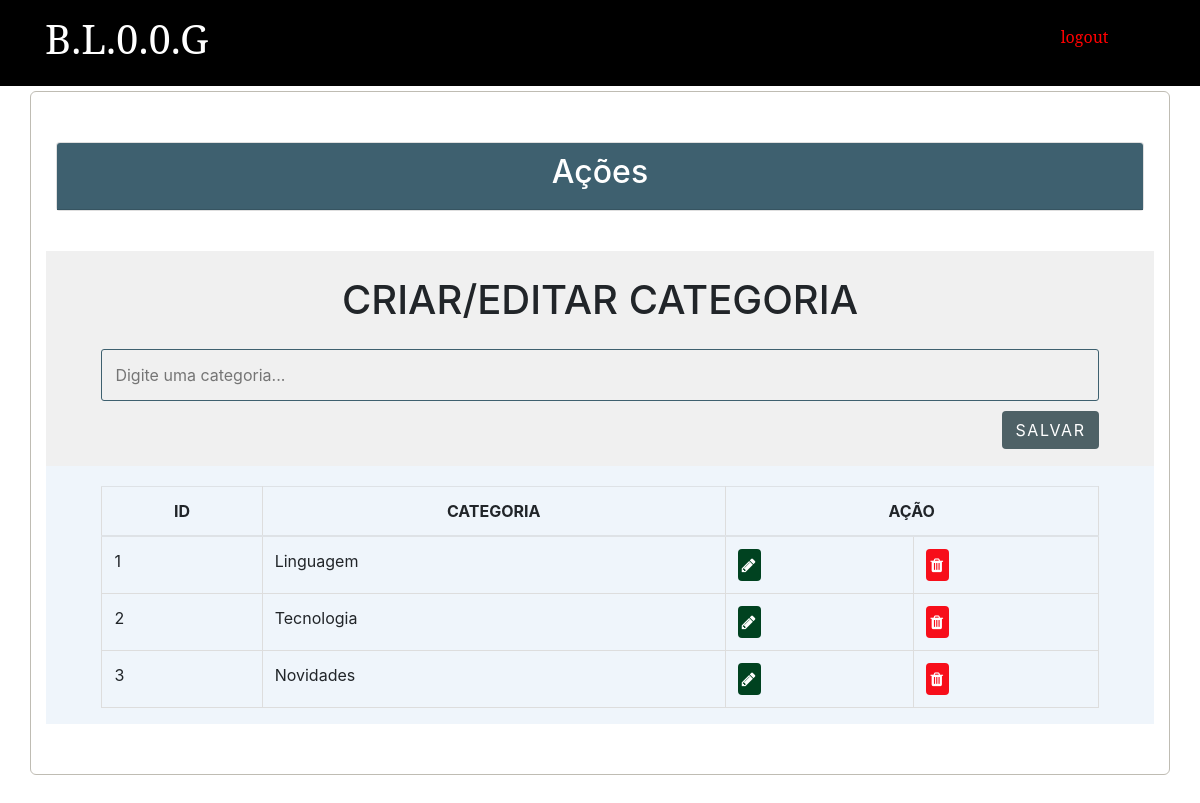
The page /admin/topics.php on the database its author committed.
### tables this page shows
CREATE TABLE `topics` (
  `id` int(11) NOT NULL,
  `name` varchar(255) NOT NULL,
  `slug` varchar(255) NOT NULL
);

### admin/includes/admin_functions.php (called while the page is built, shortened)
<?php
$isEditingTopic = false;
$topic_name = "";
function getAllTopics() {
	global $conn;
	$sql = "SELECT * FROM topics";
	$result = mysqli_query($conn, $sql);
	$topics = mysqli_fetch_all($result, MYSQLI_ASSOC);
	return $topics;
}
?>

### admin/topics.php (the view, shortened to what this page needs)
<?php include('../config.php'); ?>
<?php include(ROOT_PATH . '/admin/includes/admin_functions.php'); ?>
<?php include(ROOT_PATH . '/admin/includes/head_section.php'); ?>
<?php include(ROOT_PATH . '/admin/includes/bootstrap.php'); ?>
<?php $topics = getAllTopics();	?>
</head>
<body>
	<?php include(ROOT_PATH . '/admin/includes/navbar.php') ?>
	<div class="container content">
		<?php include(ROOT_PATH . '/admin/includes/menu.php') ?>
		<div class="action">
			<h1 class="page-title">CRIAR/EDITAR CATEGORIA</h1>
			<form method="post" action="<?php echo BASE_URL . 'admin/topics.php'; ?>" >
				<input type="text" name="topic_name" value="<?php echo $topic_name; ?>" placeholder="Digite uma categoria..." required autofocus>
				<?php if ($isEditingTopic === true): ?>
					<button type="submit" class="btn" name="update_topic">ATUALIZAR</button>
				<?php else: ?>
					<button type="submit" class="btn" name="create_topic">SALVAR</button>
				<?php endif ?>
			</form>
		</div>
		<div class="table-div">
			<?php if (empty($topics)): ?>
				<h1>NÃO HÁ CATEGORIAS NO BANCO DE DADOS.</h1>
			<?php else: ?>
				<table class="table">
					<thead>
						<th>ID</th>
						<th>CATEGORIA</th>
						<th colspan="2">AÇÃO</th>
					</thead>
					<tbody>
					<?php foreach ($topics as $key => $topic): ?>
						<tr>
							<td><?php echo $key + 1; ?></td>
							<td><?php echo $topic['name']; ?></td>
							<td>
								<a class="fa fa-pencil btn edit"
									href="topics.php?edit-topic=<?php echo $topic['id'] ?>">
								</a>
							</td>
							<td>
								<a class="fa fa-trash btn delete"
									href="topics.php?delete-topic=<?php echo $topic['id'] ?>">
								</a>
							</td>
						</tr>
					<?php endforeach ?>
					</tbody>
				</table>
			<?php endif ?>
		</div>
	</div>
</body>
</html>

### static/css/admin_styling.css (style rules this page uses)
* { margin: 0px; padding: 0px; }
a { text-decoration: none; }
h1, h2, h3, h4, h5, h6 { font-family: 'Noto Serif', serif; }
form { width: 60%; margin: 5px auto; padding-bottom: 50px; }
form input[type=file], input[type=email], input[type=password], input[type=text], form select, form textarea { width: 100%; display: block; padding: 13px 13px; font-size: 1em; margin: 5px auto 10px; border-radius: 3px; box-sizing : border-box; background: transparent; border: 1px solid #3E606F; }
form button { float: right; margin-left: 24%; }
table { border-collapse: collapse; width: 70%; margin: 20px auto; }
th, td { padding: 8px; text-align: left; border: 1px solid #ddd; }
th { text-align: center; }
.btn { color: white; background: #4E6166; text-align: center; border: none; border-radius: 5px; display: block; letter-spacing: .1em; padding: 13px 20px; text-decoration: none; }
.container { width: 95%; margin: 5px auto 50px; border: 1px solid #BFBCB3; padding: 10px 0px 50px; border-radius: 6px; }
.container:after { content: ""; display: block; clear: both; }
.container.content .action { width: 100%; float: left; text-align: center; background-color: #F0F0F0 }
.container.content .action form { width: 90%; }
.container.content .action .page-title { margin: 25px; }
.table-div { float: left; width: 100%; background-color: #EFF5FB; text-align: center; }
.table-div table { width: 90%; }
.table-div a.fa { color: white; padding: 3px; }
.table-div .edit { background: #004220; }
.table-div .delete { background: #F70E1A; }

### rows shown on the page
topics: name "Linguagem"
topics: name "Tecnologia"
topics: name "Novidades"
